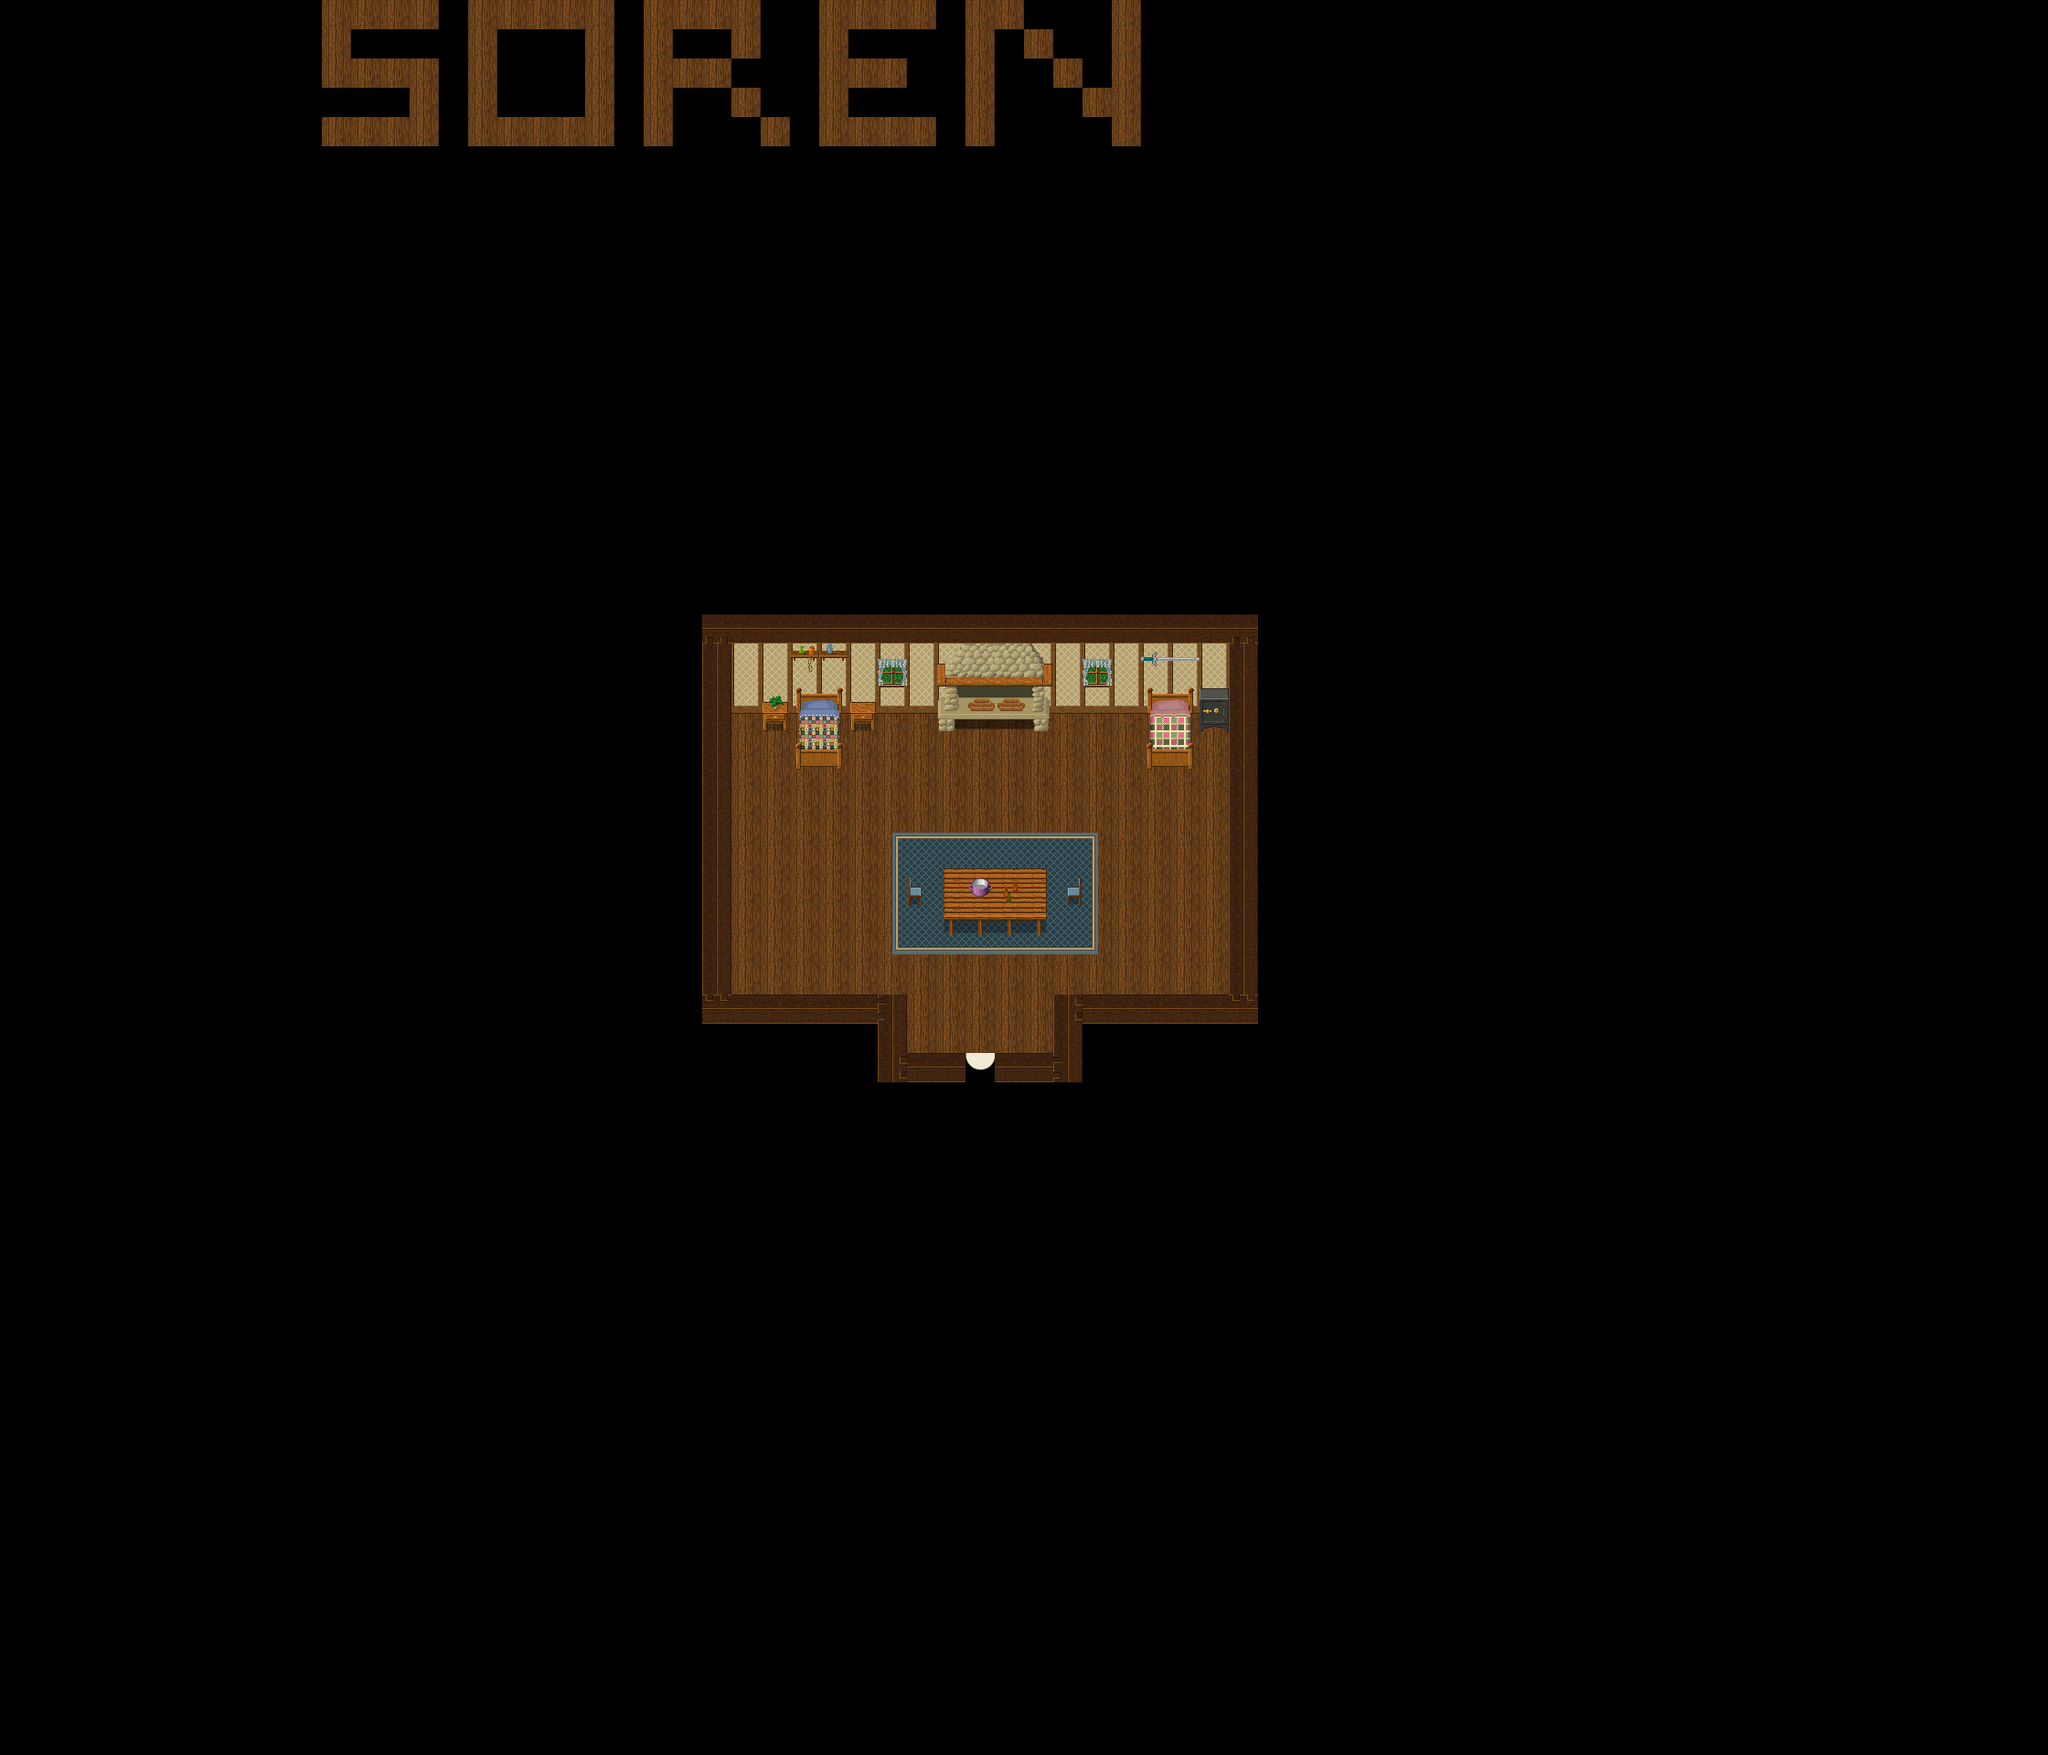

Tiled map render using the project's own tile images. Description and the map definition, with tile-layer contents summarised, below:
An orthogonal 70x60 tile map with 32x32 px tiles, 3 tile layers (Ground, Fringe, Over), 2 hidden layers not drawn, 6 tilesets and 3 objects (2x PARTICLE_EFFECT, warp).

<map version="1.0" tiledversion="1.0.3" orientation="orthogonal" renderorder="right-down" width="70" height="60" tilewidth="32" tileheight="32" nextobjectid="6">
 <properties>
  <property name="music" value="Peace.ogg" />
  <property name="name" value="Secret Island House" />
 </properties>
 <tileset firstgid="1" source="../graphics/tilesets/lof/woodland_indoor.tsx" />
 <tileset firstgid="257" source="../graphics/tilesets/lof/woodland_indoor_extra.tsx" />
 <tileset firstgid="513" source="../graphics/tilesets/lof/woodland_indoor_x2.tsx" />
 <tileset firstgid="545" source="../graphics/tilesets/lof/woodland_indoor_x3.tsx" />
 <tileset firstgid="561" source="../graphics/tilesets/lof/woodland_indoor_x3_extra.tsx" />
 <tileset firstgid="577" source="../graphics/tilesets/collision.tsx" />
 <layer name="Ground" width="70" height="60">
  <data>[4200 cells, 4200 non-empty, 21 distinct tile ids]</data>
 </layer>
 <layer name="Fringe" width="70" height="60">
  <data>[4200 cells, 41 non-empty, 37 distinct tile ids]</data>
 </layer>
 <layer name="Over" width="70" height="60">
  <properties>
   <property name="music" value="" />
   <property name="name" value="Secret_Island_Indoor" />
  </properties>
  <data>[4200 cells, 28 non-empty, 11 distinct tile ids]</data>
 </layer>
 <layer name="Collision" width="70" height="60" visible="0">
  <data>[4200 cells, 4034 non-empty, 1 distinct tile ids]</data>
 </layer>
 <layer name="Heights" width="70" height="60" visible="0">
  <data>[4200 cells, 0 non-empty, 0 distinct tile ids]</data>
 </layer>
 <objectgroup name="Objects">
  <object id="3" name="graphics/particles/fireplace.particle.xml" type="PARTICLE_EFFECT" x="1056" y="768" width="32" height="32" />
  <object id="4" name="graphics/particles/fireplace.particle.xml" type="PARTICLE_EFFECT" x="1088" y="768" width="32" height="32" />
  <object id="5" name="To Outside" type="warp" x="1056" y="1152" width="32" height="32">
   <properties>
    <property name="dest_map" value="si-outside" />
    <property name="dest_x" type="int" value="73" />
    <property name="dest_y" type="int" value="26" />
   </properties>
  </object>
 </objectgroup>
</map>
